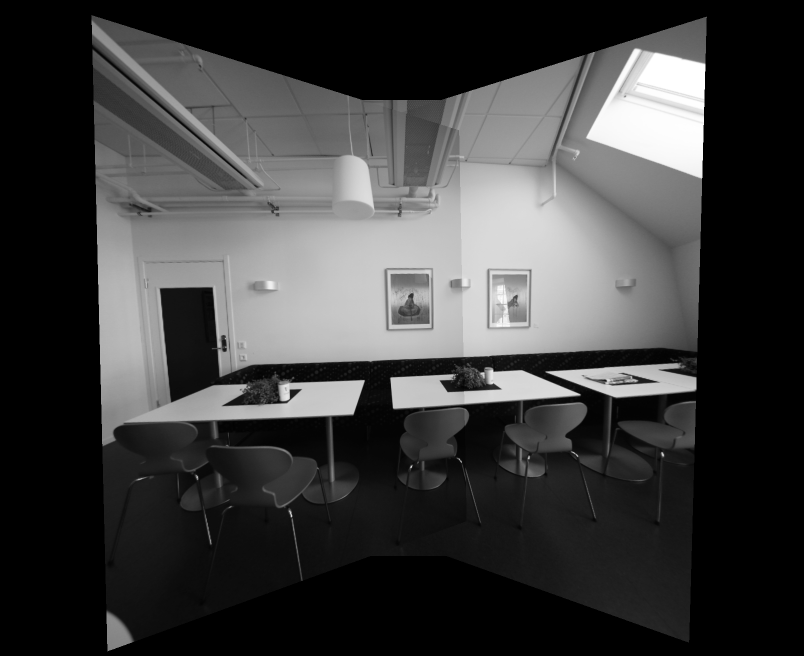
#> input picture Result/output_homography.png, 1608 x 1312 px (shown at 1/2 size)
$ python main.py 3 Result/output_homography.png Result/output_homography_lpb.png Result/output_cylindrical.png out.png
#> lines starting #> are read from the running program, lines starting #| are printed output that depends on the picture


import os
import sys
import cv2
from  numpy import math as math
import numpy as np
import matplotlib.pyplot as plt


# [13 lines left out: function help_message, not called in this run]

'''
Detect, extract and match features between img1 and img2.
Using SIFT as the detector/extractor, but this is inconsequential to the user.

Returns: (pts1, pts2), where ptsN are points on image N.
    The lists are "aligned", i.e. point i in pts1 matches with point i in pts2.

Usage example:
    im1 = cv2.imread("image1.jpg", 0)
    im2 = cv2.imread("image2.jpg", 0)
    (pts1, pts2) = feature_matching(im1, im2)

    plt.subplot(121)
    plt.imshow(im1)
    plt.scatter(pts1[:,:,0],pts1[:,:,1], 0.5, c='r', marker='x')
    plt.subplot(122)
    plt.imshow(im2)
    plt.scatter(pts1[:,:,0],pts1[:,:,1], 0.5, c='r', marker='x')
'''
def feature_matching(img1, img2, savefig=False):
    # Initiate SIFT detector
    sift = cv2.xfeatures2d.SIFT_create()
    # find the keypoints and descriptors with SIFT
    kp1, des1 = sift.detectAndCompute(img1,None)
    kp2, des2 = sift.detectAndCompute(img2,None)
    # FLANN parameters
    FLANN_INDEX_KDTREE = 1
    index_params = dict(algorithm = FLANN_INDEX_KDTREE, trees = 5)
    search_params = dict(checks=50)   # or pass empty dictionary
    flann = cv2.FlannBasedMatcher(index_params,search_params)
    matches2to1 = flann.knnMatch(des2,des1,k=2)
    xrange = range
    matchesMask_ratio = [[0,0] for i in xrange(len(matches2to1))]
    match_dict = {}
    for i,(m,n) in enumerate(matches2to1):
        if m.distance < 0.7*n.distance:
            matchesMask_ratio[i]=[1,0]
            match_dict[m.trainIdx] = m.queryIdx

    good = []
    recip_matches = flann.knnMatch(des1,des2,k=2)
    matchesMask_ratio_recip = [[0,0] for i in xrange(len(recip_matches))]

    for i,(m,n) in enumerate(recip_matches):
        if m.distance < 0.7*n.distance: # ratio
            if m.queryIdx in match_dict and match_dict[m.queryIdx] == m.trainIdx: #reciprocal
                good.append(m)
                matchesMask_ratio_recip[i]=[1,0]


    if savefig:
        draw_params = dict(matchColor = (0,255,0),
                           singlePointColor = (255,0,0),
                           matchesMask = matchesMask_ratio_recip,
                           flags = 0)
        img3 = cv2.drawMatchesKnn(img1,kp1,img2,kp2,recip_matches,None,**draw_params)

        plt.figure(),plt.xticks([]),plt.yticks([])
        plt.imshow(img3,)
        plt.savefig("feature_matching.png",bbox_inches='tight')

    return ([ kp1[m.queryIdx].pt for m in good ],[ kp2[m.trainIdx].pt for m in good ])

'''
Warp an image from cartesian coordinates (x, y) into cylindrical coordinates (theta, h)
Returns: (image, mask)
Mask is [0,255], and has 255s wherever the cylindrical images has a valid value.
Masks are useful for stitching

Usage example:

    im = cv2.imread("myimage.jpg",0) #grayscale
    h,w = im.shape
    f = 700
    K = np.array([[f, 0, w/2], [0, f, h/2], [0, 0, 1]]) # mock calibration matrix
    imcyl = cylindricalWarpImage(im, K)
'''
# [36 lines left out: function cylindricalWarpImage, not called in this run]

'''
Calculate the geometric transform (only affine or homography) between two images,
based on feature matching and alignment with a robust estimator (RANSAC).

Returns: (M, pts1, pts2, mask)
Where: M    is the 3x3 transform matrix
       pts1 are the matched feature points in image 1
       pts2 are the matched feature points in image 2
       mask is a binary mask over the lists of points that selects the transformation inliers

Usage example:
    im1 = cv2.imread("image1.jpg", 0)
    im2 = cv2.imread("image2.jpg", 0)
    (M, pts1, pts2, mask) = getTransform(im1, im2)

    # for example: transform im1 to im2's plane
    # first, make some room around im2
    im2 = cv2.copyMakeBorder(im2,200,200,500,500, cv2.BORDER_CONSTANT)
    # then transform im1 with the 3x3 transformation matrix
    out = cv2.warpPerspective(im1, M, (im1.shape[1],im2.shape[0]), dst=im2.copy(), borderMode=cv2.BORDER_TRANSPARENT)

    plt.imshow(out, cmap='gray')
    plt.show()
'''
def getTransform(src, dst, method='affine'):
    pts1,pts2 = feature_matching(src,dst)

    src_pts = np.float32(pts1).reshape(-1,1,2)
    dst_pts = np.float32(pts2).reshape(-1,1,2)

    if method == 'affine':
        M, mask = cv2.estimateAffine2D(src_pts, dst_pts, cv2.RANSAC, ransacReprojThreshold=5.0)
        #M = np.append(M, [[0,0,1]], axis=0)

    if method == 'homography':
        M, mask = cv2.findHomography(src_pts, dst_pts, cv2.RANSAC, 5.0)

    matchesMask = mask.ravel().tolist()

    return (M, pts1, pts2, mask)
'''
Function for Laplacian blending
'''
def laplacian_pyramid_blending(img_in1, img_in2, img_in3):
    # Write laplacian pyramid blending codes here
    A = img_in1
    B = img_in2
    C = img_in3

    #B = B[:B.shape[0], :B.shape[0]]
    #A = A[:A.shape[0], :A.shape[0]]
    #C = C[:C.shape[0], :C.shape[0]]
    xrange = range
    # generate Gaussian pyramid for A
    G = A.copy()
    gpA = [G]
    for i in xrange(4):
        G = cv2.pyrDown(G)
        gpA.append(G)
    # generate Gaussian pyramid for B
    G = B.copy()
    gpB = [G]
    for i in xrange(4):
        G = cv2.pyrDown(G)
        gpB.append(G)
    # generate Gaussian pyramid for C
    G = C.copy()
    gpC = [G]
    for i in xrange(4):
        G = cv2.pyrDown(G)
        gpC.append(G)
    # generate Laplacian Pyramid for A
    lpA = [gpA[3]]
    for i in xrange(3, 0, -1):

        GE = cv2.pyrUp(gpA[i])
        GE = cv2.resize(GE, (gpA[i - 1].shape[1], gpA[i - 1].shape[0]))
        L = cv2.subtract(gpA[i - 1], GE)
        lpA.append(L)
    # generate Laplacian Pyramid for B
    lpB = [gpB[3]]
    for i in xrange(3, 0, -1):
        GE = cv2.pyrUp(gpB[i])
        GE = cv2.resize(GE, (gpB[i - 1].shape[1], gpB[i - 1].shape[0]))
        L = cv2.subtract(gpB[i - 1], GE)
        lpB.append(L)
    # generate Laplacian Pyramid for C
    lpC = [gpC[3]]
    for i in xrange(3, 0, -1):
        GE = cv2.pyrUp(gpC[i])
        GE = cv2.resize(GE, (gpC[i - 1].shape[1], gpC[i - 1].shape[0]))
        L = cv2.subtract(gpC[i - 1], GE)
        lpC.append(L)
    # Now add left and right halves of images in each level
    LS = []
    for la, lb,lc in zip(lpA, lpB,lpC):
        rowsa, colsa = la.shape
        rowsb, colsb = lb.shape
        rowsc, colsc = lc.shape
        ls = np.hstack((la[:, 0:int(0.45*colsa)], lb[:, int(0.45*colsb):int(0.55*colsb)],lc[:, int(0.55*colsc):]))
        LS.append(ls)
    # now reconstruct
    ls_ = LS[0]
    for i in xrange(1, 4):
        ls_ = cv2.pyrUp(ls_)
        ls_ = cv2.resize(ls_, (LS[i].shape[1], LS[i].shape[0]))
        ls_ = cv2.add(ls_, LS[i])

    img_out = ls_  # Blending result

    return True, img_out


# ===================================================
# ================ Perspective Warping ==============
# ===================================================
# [25 lines left out: function Perspective_warping, not called in this run]

# ===================================================
# === Perspective Warping using Laplacian Blending===
# ===================================================

def Bonus_perspective_warping(img1, img2, img3):

    img1 = cv2.copyMakeBorder(img1, 200, 200, 500, 500, cv2.BORDER_CONSTANT)
    # Stiching image 1 and image 2
    # Transforming image 2 wrt image 1
    (M_R, pts1_R, pts2_R, mask_R) = getTransform(img2, img1, method='homography')
    # then transform image3 with the 3x3 transformation matrix without providing dst i.e. eliminating img1
    out_R = cv2.warpPerspective(img2, M_R, (img1.shape[1], img1.shape[0]),borderMode=cv2.BORDER_TRANSPARENT)

    # Stiching image3 and stiched image1,2(out_R)
    # Transforming image 3 wrt image obtained in previous tranform without providing dst i.e. eliminating tranformed image
    (M_L, pts1_L, pts2_L, mask_L) = getTransform(img3, out_R, method='homography')
    out_L = cv2.warpPerspective(img3, M_L, (out_R.shape[1], out_R.shape[0]),borderMode=cv2.BORDER_TRANSPARENT)
    # blend all three images
    succeed, output_image = laplacian_pyramid_blending(out_L,img1,out_R)

    # Write out the result
    output_name = sys.argv[5] + "output_homography_lpb.png"
    cv2.imwrite(output_name, output_image)

    return True

# ===================================================
# =============== Cynlindrical Warping ==============
# ===================================================
# [71 lines left out: functions Cylindrical_warping, Bonus_cylindrical_warping, not called in this run]

'''
This exact function will be used to evaluate your results for
Compare your result with master image in Results folder and get the difference
'''

# [36 lines left out: function RMSD, not called in this run]


if __name__ == '__main__':
   question_number = -1

   # Validate the input arguments
   if (len(sys.argv) != 6):
      help_message()
      sys.exit()
   else:
      question_number = int(sys.argv[1])
      if (question_number > 4 or question_number < 1):
         print("Input parameters out of bound ...")
         sys.exit()

   input_image1 = cv2.imread(sys.argv[2], 0)
#> input_image1 is the input picture: shape (1312, 1608); min 0, max 255, mean 61.6
   input_image2 = cv2.imread(sys.argv[3], 0)
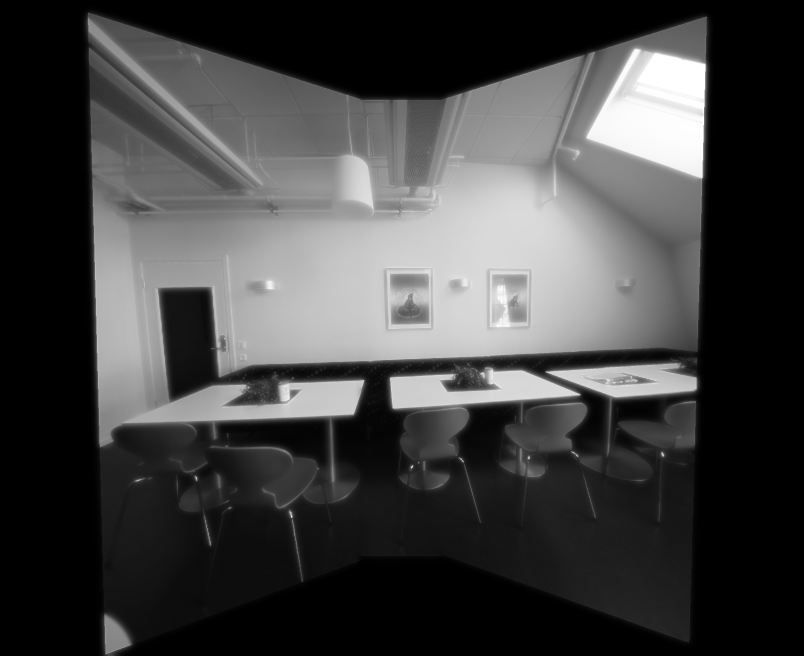
#> input picture Result/output_homography_lpb.png, 1608 x 1312 px (shown at 1/2 size)
#> input_image2 is the input picture: shape (1312, 1608); min 0, max 255, mean 65.7
   input_image3 = cv2.imread(sys.argv[4], 0)
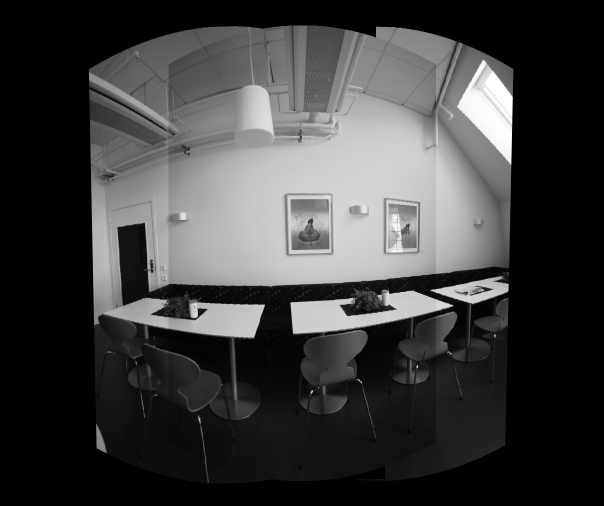
#> input picture Result/output_cylindrical.png, 1208 x 1012 px (shown at 1/2 size)
#> input_image3 is the input picture: shape (1012, 1208); min 0, max 255, mean 61.7

   function_launch = {
       1: Perspective_warping,
       2: Cylindrical_warping,
       3: Bonus_perspective_warping,
       4: Bonus_cylindrical_warping
   }
   # Call the function
   function_launch[question_number](input_image1, input_image2, input_image3)
#> in feature_matching, `kp1, des1 = sift.detectAndCompute(img1,None)`: kp1 = 370 keypoints; strongest (x, y, size): (1315, 212, 156), (824, 934, 3), (681, 799, 50.9), (811, 787, 44.6)
#> in feature_matching, `kp2, des2 = sift.detectAndCompute(img2,None)`: kp2 = 982 keypoints; strongest (x, y, size): (1814, 411, 155.4), (1322, 1134, 2.7), (1083, 1232, 2.6), (1086, 986, 10.6)
#> in feature_matching, `matches2to1 = flann.knnMatch(des2,des1,k=2)`: matches2to1 = 982 matches
#> in feature_matching, `matchesMask_ratio = [[0,0] for i in xrange(len(matches2to1))]`: matchesMask_ratio = 982 pairs, first value 0 to 0, second value 0 to 0
#> after the loop in feature_matching, `for i,(m,n) in enumerate(matches2to1):`: match_dict = 134 items; matchesMask_ratio = 982 pairs, first value 0 to 1, second value 0 to 0
#> in feature_matching, `recip_matches = flann.knnMatch(des1,des2,k=2)`: recip_matches = 370 matches
#> in feature_matching, `matchesMask_ratio_recip = [[0,0] for i in xrange(len(recip_matches))]`: matchesMask_ratio_recip = 370 pairs, first value 0 to 0, second value 0 to 0
#> after the loop in feature_matching, `for i,(m,n) in enumerate(recip_matches):`: good = 115 matches; matchesMask_ratio_recip = 370 pairs, first value 0 to 1, second value 0 to 0
#> in getTransform, `pts1,pts2 = feature_matching(src,dst)`: pts1 = 115 pairs, first value 162.7 to 1408.5, second value 56.7 to 1161.3; pts2 = 115 pairs, first value 673.5 to 1908, second value 257.6 to 1359.8
#> in getTransform, `src_pts = np.float32(pts1).reshape(-1,1,2)`: src_pts = 115 rows, first 8: [162.7, 83.41], [181.9, 104.3], [209.5, 876.4], [249.4, 869], [280.5, 399.3], [375.4, 641.9], [375.4, 641.9], [377.6, 1005.4]
#> in getTransform, `dst_pts = np.float32(pts2).reshape(-1,1,2)`: dst_pts = 115 rows, first 8: [673.5, 288.8], [689.5, 309.1], [714.9, 1074.9], [746, 1063.7], [786.8, 602.2], [878.2, 838.8], [878.2, 838.8], [880, 1202.5]
#> in getTransform, `M, mask = cv2.findHomography(src_pts, dst_pts, cv2.RANSAC, 5.0)`: M = [[0.973, -0.0058, 512.2], [-0.00903, 0.986, 207.4], [-1.06e-05, -2.17e-06, 1]]; mask = 115 values, max 1 at index 0, min 0 at index 3, mean 0.861
#> in getTransform, `matchesMask = mask.ravel().tolist()`: matchesMask has the same summary as mask
#> in Bonus_perspective_warping, `(M_R, pts1_R, pts2_R, mask_R) = getTransform(img2, img1, method='homog..`: M_R has the same summary as M in getTransform; pts1_R has the same summary as pts1 in getTransform; pts2_R has the same summary as pts2 in getTransform; mask_R has the same summary as mask in getTransform
#> in feature_matching (call 2), `kp1, des1 = sift.detectAndCompute(img1,None)`: kp1 = 1199 keypoints; strongest (x, y, size): (834, 734, 2.3), (623, 784, 2.8), (977, 206, 80), (718, 760, 1.9)
#> in feature_matching (call 2), `kp2, des2 = sift.detectAndCompute(img2,None)`: kp2 = 393 keypoints; strongest (x, y, size): (1816, 408, 159.5), (1441, 715, 544.2), (1181, 999, 50.5), (1322, 1133, 3.2)
#> in feature_matching (call 2), `matches2to1 = flann.knnMatch(des2,des1,k=2)`: matches2to1 = 393 matches
#> in feature_matching (call 2), `recip_matches = flann.knnMatch(des1,des2,k=2)`: recip_matches = 1199 matches
#> after the loop in feature_matching (call 2), `for i,(m,n) in enumerate(recip_matches):`: good = 59 matches; matchesMask_ratio_recip = 1199 pairs, first value 0 to 1, second value 0 to 0
#> in getTransform (call 2), `src_pts = np.float32(pts1).reshape(-1,1,2)`: src_pts = 59 rows, first 8: [192.4, 643.1], [193.9, 650.2], [224.3, 350.7], [265.1, 481], [283.3, 709.6], [307.5, 537.5], [315.5, 588], [318.9, 625.9]
#> in getTransform (call 2), `dst_pts = np.float32(pts2).reshape(-1,1,2)`: dst_pts = 59 rows, first 8: [713.8, 1074.6], [747.1, 1507.4], [795.2, 617.8], [878.1, 838.9], [912.6, 1124.3], [954.9, 892.9], [969.6, 954.9], [981.9, 1000.6]
#> in Bonus_perspective_warping, `(M_L, pts1_L, pts2_L, mask_L) = getTransform(img3, out_R, method='homo..`: M_L = [[0.403, 0.0611, 800.7], [-0.277, 0.86, 440.2], [-0.000321, 3.98e-05, 1]]; pts1_L = 59 pairs, first value 192.4 to 972.3, second value 232.6 to 806.4; pts2_L = 59 pairs, first value 713.8 to 1782.2, second value 579.5 to 1507.4; mask_L = 59 values, max 1 at index 16, min 0 at index 0, mean 0.508
#> after the loop in laplacian_pyramid_blending, `for i in xrange(4):`:
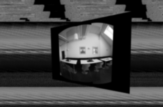
#> G: shape (107, 163); min 0, max 254, mean 70
#> after the loop in laplacian_pyramid_blending, `for i in xrange(4):`: gpA = 5 items
#> after the loop in laplacian_pyramid_blending, `for i in xrange(4):`:
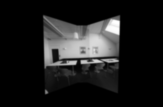
#> G: shape (107, 163); min 0, max 255, mean 29.1
#> the loop in laplacian_pyramid_blending, `for i in xrange(3, 0, -1): ` made 3 passes
#> pass 1, in laplacian_pyramid_blending, `L = cv2.subtract(gpA[i - 1], GE)`:
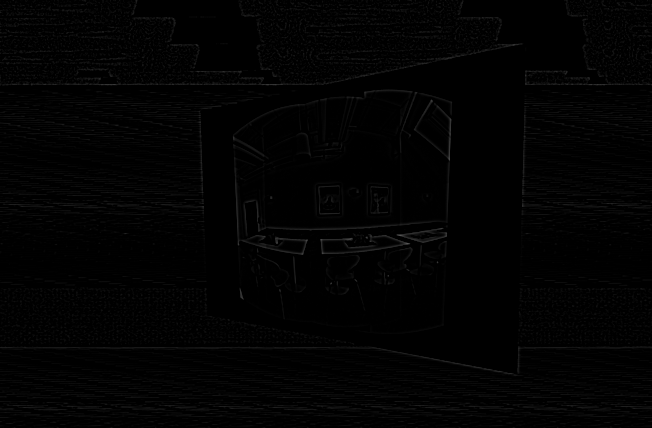
#> L: shape (428, 652); min 0, max 87, mean 2.4
#> after the loop in laplacian_pyramid_blending, `for i in xrange(3, 0, -1):`: lpA = 4 items
#> the loop in laplacian_pyramid_blending, `for la, lb,lc in zip(lpA, lpB,lpC):` made 4 passes
#> (rowsa, colsa, rowsb, colsb, rowsc, colsc) on passes 1 to 4: (214, 326, 214, 326, 214, 326), (428, 652, 428, 652, 428, 652), (856, 1304, 856, 1304, 856, 1304), (1712, 2608, 1712, 2608, 1712, 2608)
#> pass 1, in laplacian_pyramid_blending, `ls = np.hstack((la[:, 0:int(0.45*colsa)], lb[:, int(0.45*colsb):int(0...`:
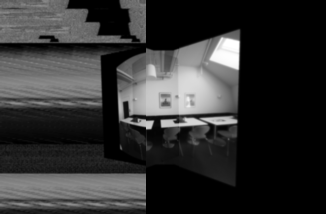
#> ls: shape (214, 326); min 0, max 255, mean 49.7
#> after the loop in laplacian_pyramid_blending, `for i in xrange(1, 4):`:
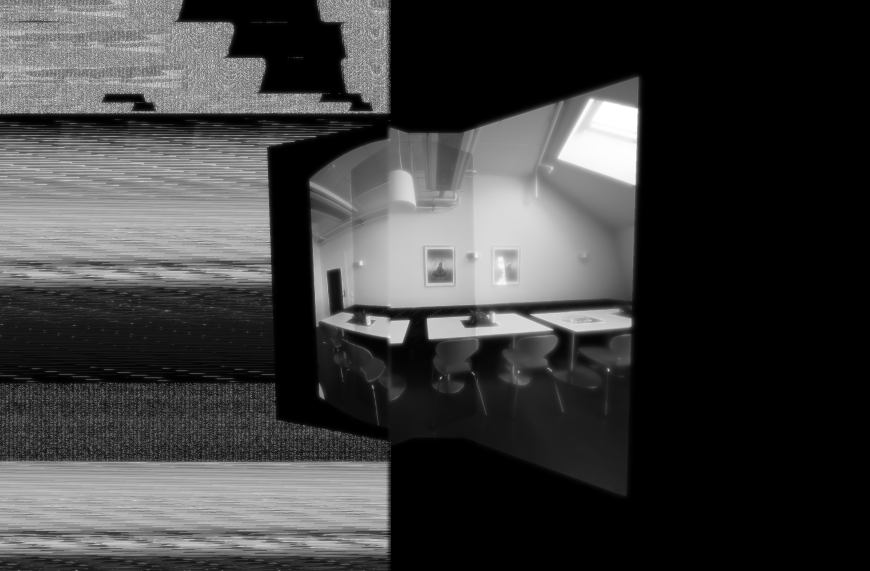
#> ls_: shape (1712, 2608) (shown at 1/3 size); min 0, max 255, mean 62
#> in Bonus_perspective_warping, `succeed, output_image = laplacian_pyramid_blending(out_L,img1,out_R)`: succeed = True
